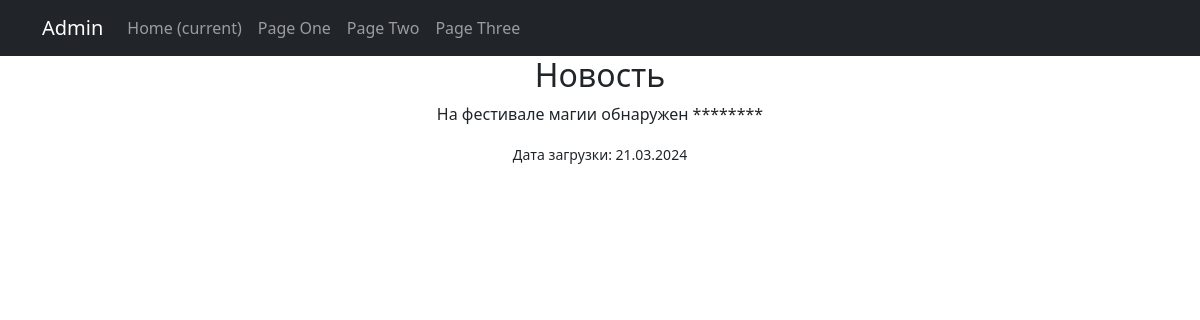
Page /news/5/ on the committed database.
### News/models.py (models this page shows, shortened)
class Post(models.Model):
    author = models.ForeignKey(Author, on_delete=models.CASCADE)
    POST_TYPES = [
        ('article', 'Статья'),
        ('news', 'Новость')
    ]
    post_type = models.CharField(max_length=7, choices=POST_TYPES)
    created_at = models.DateTimeField(auto_now_add=True)
    categories = models.ManyToManyField(Category, through='PostCategory')
    title = models.CharField(max_length=255)
    content = models.TextField()
    rating = models.IntegerField(default=0)

### News/views.py (the view)
# urls.py: path('news/<int:pk>/', PostDetail.as_view(), name='news_detail')
class PostDetail(DetailView):
    model = Post
    template_name = 'News_detail.html'
    context_object_name = 'post'

### News/templatetags/custom_filters.py (called while the page is built)
@register.filter(name='custom_filter')
def censor(text, words_to_censor):
    censored_text = text
    for word in words_to_censor.split(','):
        censored_text = censored_text.replace(word.strip(), '*' * len(word.strip()))
    return censored_text

### templates/News_detail.html
{% extends 'flatpages/default.html' %}
{% load custom_filters %}
{% block content %}
  <h2>{{ post.title }}</h2>
  <p>{{ post.content|custom_filter:"мошенник" }}</p>
  <p><small>Дата загрузки: {{ post.created_at|date:"d.m.Y" }}</small></p>
{% endblock %}

### rows in the picture
Post: title "Новость", content|custom_filter "На фестивале магии обнаружен ********", created_at "21.03.2024"
